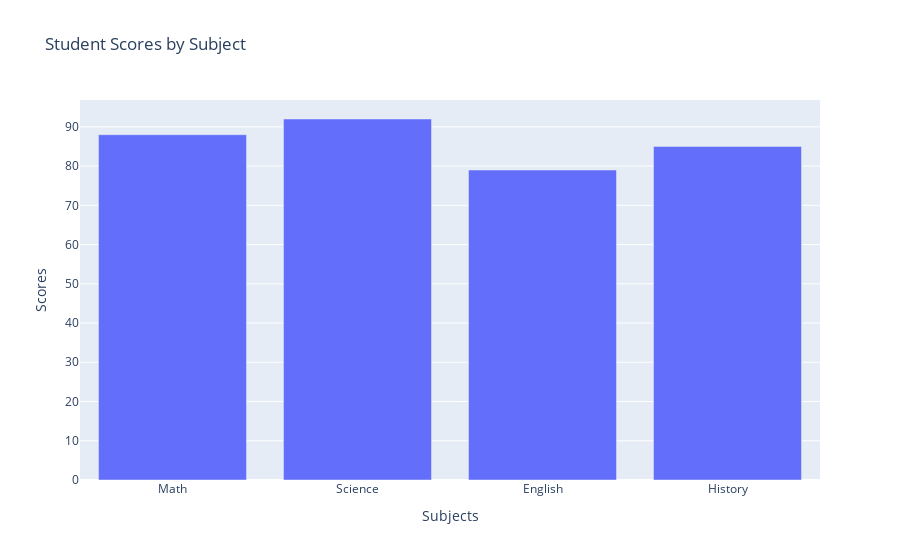

The notebook cell this image was saved under:
### Code cell
""" 5.Generate a bar plot using Plotly"""
import plotly.express as px


data = {
    'Subjects': ['Math', 'Science', 'English', 'History'],
    'Scores': [88, 92, 79, 85]
}


fig = px.bar(data, x='Subjects', y='Scores', title='Student Scores by Subject')


fig.show()

### Figure 1 — Plotly figure (JSON) as saved in the notebook; plotly's stock layout.template omitted (floating-point values rounded to 4 significant figures)
{"data": [{"alignmentgroup": "True", "hovertemplate": "Subjects=%{x}<br>Scores=%{y}<extra></extra>", "legendgroup": "", "marker": {"color": "#636efa", "pattern": {"shape": ""}}, "name": "", "offsetgroup": "", "orientation": "v", "showlegend": false, "textposition": "auto", "type": "bar", "x": ["Math", "Science", "English", "History"], "xaxis": "x", "y": [88, 92, 79, 85], "yaxis": "y"}], "layout": {"barmode": "relative", "legend": {"tracegroupgap": 0}, "title": {"text": "Student Scores by Subject"}, "xaxis": {"anchor": "y", "domain": [0, 1], "title": {"text": "Subjects"}}, "yaxis": {"anchor": "x", "domain": [0, 1], "title": {"text": "Scores"}}}}
